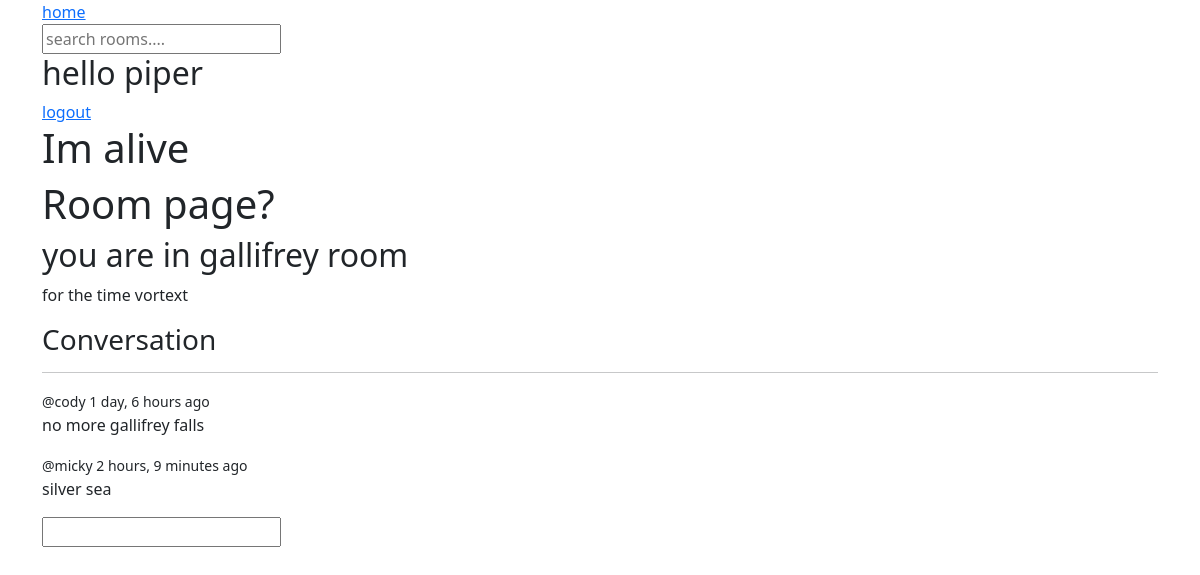
The page /room/0aea94f8-f264-4e04-b5d3-fe150c5b3039/ (signed in) on the database its author committed.
### base/models.py (models this page shows, shortened)
class Room(models.Model):
    id = models.UUIDField(primary_key=True, default=uuid.uuid4, editable=False)
    topic = models.ForeignKey(Topic, on_delete=models.SET_NULL, null=True)
    host = models.ForeignKey(User, on_delete=models.SET_NULL, null=True)
    name = models.CharField(max_length=200)
    description = models.TextField(null=True, blank=True)
    updated = models.DateTimeField(auto_now=True)
    created = models.DateTimeField(auto_now_add=True)
    class Meta:
        ordering = ["-updated", "-created"]

class Message(models.Model):
    user = models.ForeignKey(User, on_delete=models.CASCADE)
    room = models.ForeignKey(Room, on_delete=models.CASCADE)  # or models.SET_NULL
    body = models.TextField()
    updated = models.DateTimeField(auto_now=True)
    created = models.DateTimeField(auto_now_add=True)

### base/views.py (the view)
# urls.py: path("room/<str:pk>/", views.room_view, name="room"),
def room_view(request, pk):
    room = Room.objects.get(id=pk)
    room_messages = room.message_set.all()
    context = {'room': room, "room_messages": room_messages}
    return render(request, 'base/room.html', context)

### base/templates/base/room.html
{% extends "main.html" %}
{% block content %}
<div>
	<h1>Room page?</h1>
	<h2>you are in {{ room.name }} room</h2>
	<p>{{ room.description }}</p>
	<h3>Conversation</h3>
	<hr />
	{% for message in room_messages%}
	<div>
		<small>@{{message.user}} {{message.created|timesince}} ago</small>
		<p>{{message.body}}</p>
	</div>
	{% endfor %}
	<form>
		<input type="textarea" />
	</form>
</div>
{% endblock content %}

### templates/navBar.html (shortened to what this page needs)
<nav>
	<a href="{% url 'home' %}">home</a>
	<form method="'GET" action="{% url 'home' %}">
		<input type="text" name="q" placeholder="search rooms...." />
	</form>
	{% if request.user.is_authenticated %}
	<h2>hello {{ request.user }}</h2>
	<a href="{% url 'logout' %}">logout</a>
	{% else %}
	<a href="{% url 'login' %}">login</a>
	{% endif %}
</nav>

### rows shown on the page
Room: name "gallifrey", description "for the time vortext"
Message: user "cody", created "1 day, 6 hours", body "no more gallifrey falls"
Message: user "micky", created "2 hours, 9 minutes", body "silver sea"

### other values the page prints
{{ request.user }} "piper"
